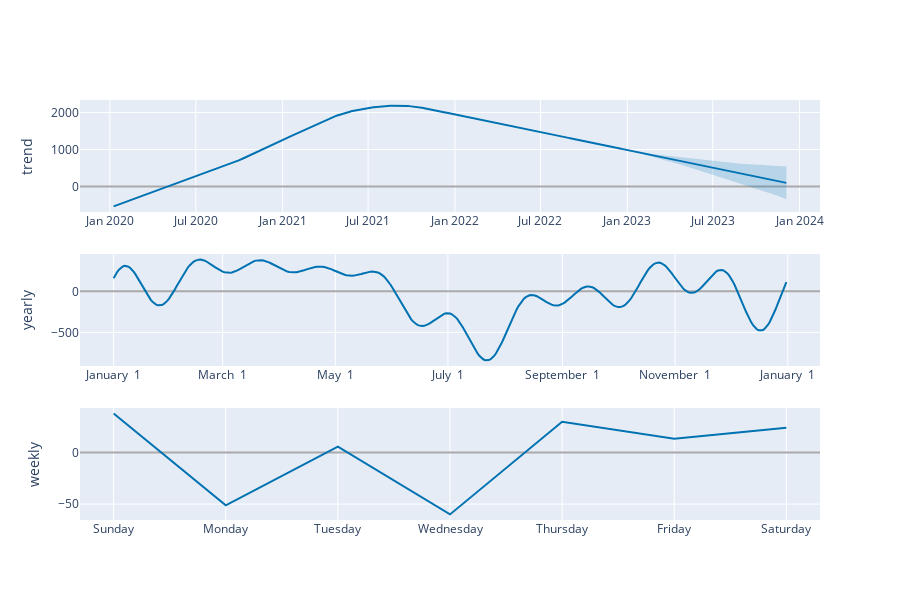

Notebook code for this chart:
### Code cell
plot_components_plotly(m, forecast)

### Figure 1 — Plotly figure (JSON) as saved in the notebook; plotly's stock layout.template omitted (floating-point values rounded to 4 significant figures; data arrays with more than 128 entries replaced by an {"elided": "..."} marker saying what was removed)
{"data": [{"line": {"color": "#0072B2", "width": 2}, "mode": "lines", "name": "trend", "type": "scatter", "x": {"elided": "988 str values"}, "xaxis": "x", "y": {"elided": "988 float values"}, "yaxis": "y"}, {"line": {"color": "rgba(0, 114, 178, 0.2)", "width": 0}, "mode": "lines", "name": "trend_upper", "type": "scatter", "x": {"elided": "988 str values"}, "xaxis": "x", "y": {"elided": "988 float values"}, "yaxis": "y"}, {"fill": "tonexty", "fillcolor": "rgba(0, 114, 178, 0.2)", "line": {"color": "rgba(0, 114, 178, 0.2)", "width": 0}, "mode": "lines", "name": "trend_lower", "type": "scatter", "x": {"elided": "988 str values"}, "xaxis": "x", "y": {"elided": "988 float values"}, "yaxis": "y"}, {"line": {"color": "#0072B2", "width": 2}, "mode": "lines", "name": "yearly", "type": "scatter", "x": {"elided": "365 str values"}, "xaxis": "x2", "y": {"elided": "365 float values"}, "yaxis": "y2"}, {"line": {"color": "#0072B2", "width": 2}, "mode": "lines", "name": "weekly", "type": "scatter", "x": ["2017-01-01T00:00:00", "2017-01-02T00:00:00", "2017-01-03T00:00:00", "2017-01-04T00:00:00", "2017-01-05T00:00:00", "2017-01-06T00:00:00", "2017-01-07T00:00:00"], "xaxis": "x3", "y": [37.88, -51.16, 5.815, -60.0, 29.87, 13.48, 24.12], "yaxis": "y3"}], "layout": {"height": 600, "showlegend": false, "width": 900, "xaxis": {"anchor": "y", "domain": [0, 1], "range": ["2019-10-29T18:00:00", "2024-02-13T06:00:00"], "type": "date"}, "xaxis2": {"anchor": "y2", "domain": [0, 1], "range": ["2016-12-13T18:54:02.958904115", "2018-01-18T11:04:57.863013581"], "tickformat": "%B %e", "type": "date"}, "xaxis3": {"anchor": "y3", "domain": [0, 1], "range": ["2016-12-31T16:48:00", "2017-01-07T07:12:00"], "tickformat": "%A", "type": "date"}, "yaxis": {"anchor": "x", "domain": [0.7333, 1], "rangemode": "normal", "title": {"text": "trend"}, "zerolinecolor": "#AAA"}, "yaxis2": {"anchor": "x2", "domain": [0.3667, 0.6333], "title": {"text": "yearly"}, "zerolinecolor": "#AAA"}, "yaxis3": {"anchor": "x3", "domain": [0, 0.2667], "title": {"text": "weekly"}, "zerolinecolor": "#AAA"}}}
